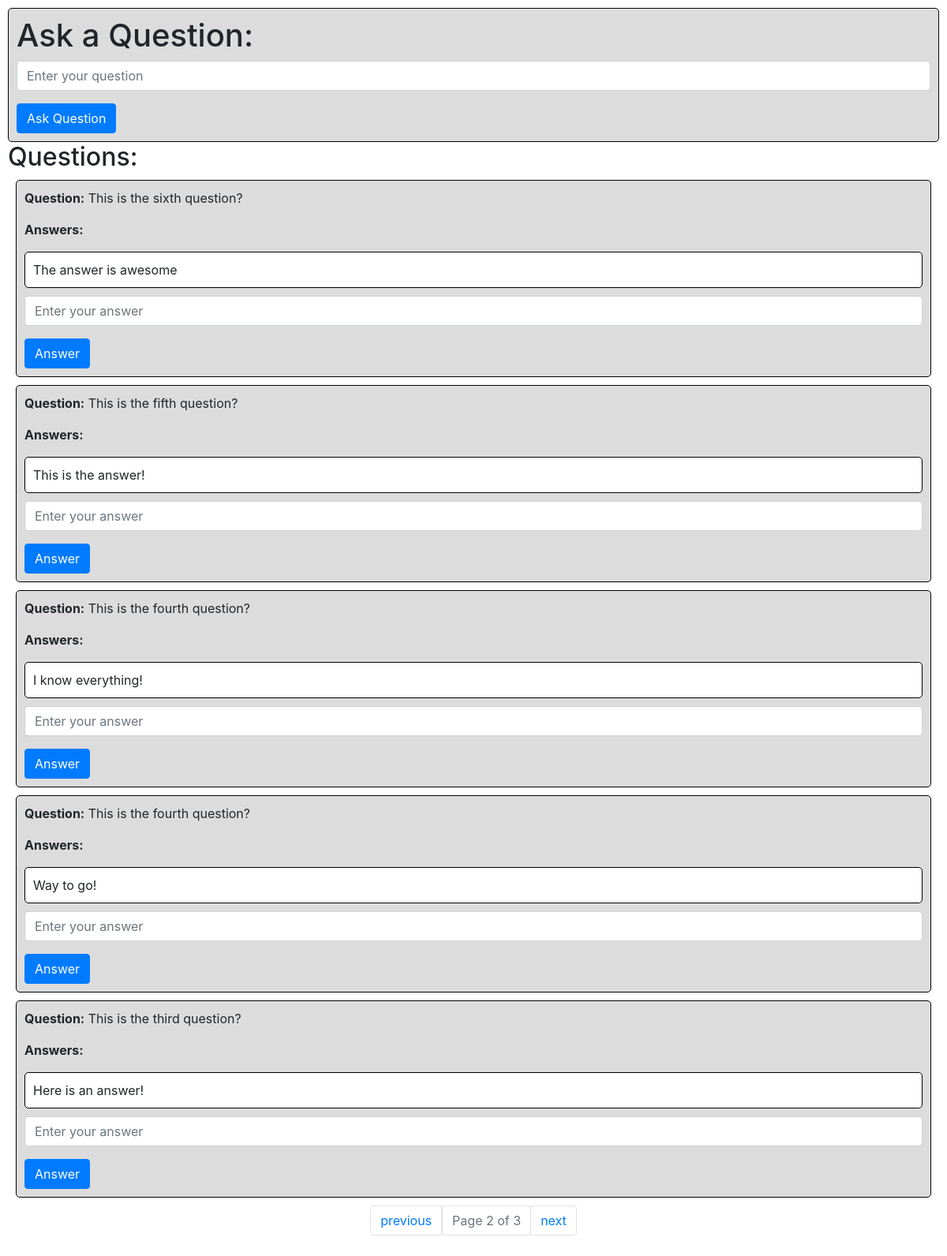
Screenshot of /?page=2 with the database file from the repository.
### questions/models.py (models this page shows)
class Question(models.Model):
    description = models.TextField()
    created_at = models.DateTimeField(auto_now_add=True)

class Answer(models.Model):
    question = models.ForeignKey(Question, on_delete=models.CASCADE, related_name='answers')
    description = models.TextField()
    created_at = models.DateTimeField(auto_now_add=True)

### questions/views.py (the view)
# urls.py: path("", views.index, name="index"),
def index(request):
    questions = Question.objects.all().order_by('-created_at')
    paginator = Paginator(questions, 5)
    page_number = request.GET.get('page')
    page_obj = paginator.get_page(page_number)
    return render(request, "questions/index.html", {
        "questions": page_obj
    })

### questions/templates/questions/index.html (shortened to what this page needs)
{% load static %}
<!DOCTYPE html>
<html lang="en">
    <head>
        <link rel="stylesheet" href="https://stackpath.bootstrapcdn.com/bootstrap/4.4.1/css/bootstrap.min.css">
        <link href="{% static 'questions/styles.css' %}" rel="stylesheet">
    </head>
    <body>
        <div class="ask">
            <h1>Ask a Question:</h1>
            <form action="{% url 'question' %}" method="post">
                <div class="form-group">
                    <input class="form-control" autofocus type="text" name="question" placeholder="Enter your question">
                </div>
                <input class="btn btn-primary" type="submit" value="Ask Question">
            </form>
        </div>
        <h2>Questions:</h2>
        {% for question in questions %}
            <div class="question" data-question-id="{{ question.id }}">
                <p><b>Question:</b> {{ question.description }}</p>
                <p><b>Answers:</b></p>
                <div class="answers">
                    {% for answer in question.answers.all %}
                        <div class="answer">
                            {{ answer.description }}
                        </div>
                    {% endfor %}
                </div>
                <form action="{% url 'answer' question.id %}" method="post">
                    <div class="form-group">
                        <input class="form-control" autofocus type="text" name="answer" placeholder="Enter your answer" id="answer">
                    </div>
                    <input class="btn btn-primary" type="submit" value="Answer" id="submit-answer">
                </form>
            </div>
        {% endfor %}
        <div class="pagination">
            <span class="step-links">
                <ul class="pagination">
                    {% if questions.has_previous %}
                        <li class="page-item"><a href="?page={{ questions.previous_page_number }}" class="page-link">previous</a></li>
                    {% else %}
                        <li class="page-item disabled"><a href="#" class="page-link">previous</a></li>
                    {% endif %}
                    <span class="current">
                        <li class="page-item disabled"><a href="#" class="page-link">Page {{ questions.number }} of {{ questions.paginator.num_pages }}</a></li>
                    </span>
                    {% if questions.has_next %}
                        <li class="page-item"><a href="?page={{ questions.next_page_number }}" class="page-link">next</a></li>
                    {% else %}
                        <li class="page-item disabled"><a href="#" class="page-link">next</a></li>
                    {% endif %}
                </ul>
            </span>
        </div>
    </body>
</html>

### questions/static/questions/styles.css (style rules this page uses)
body { margin: 10px; }
.ask, .question, .answer { border: 1px solid black; border-radius: 5px; padding: 10px; }
.ask, .question { background-color: gainsboro; }
.question { margin: 10px; }
.answer { margin: 10px 0; background-color: white; }
.pagination { display: flex; justify-content: center; }

### rows the page displays
Question: description "This is the sixth question?"
Answer: description "The answer is awesome"
Question: description "This is the fifth question?"
Answer: description "This is the answer!"
Question: description "This is the fourth question?"
Answer: description "I know everything!"
Question: description "This is the fourth question?"
Answer: description "Way to go!"
Question: description "This is the third question?"
Answer: description "Here is an answer!"

### other values shown
{{ questions.number }} "2"
{{ questions.paginator.num_pages }} "3"
